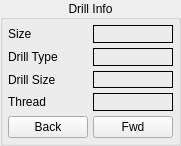
   <widget class="QGroupBox" name="gridGroupBox_5">
    <property name="geometry">
     <rect>
      <x>395</x>
      <y>100</y>
      <width>151</width>
      <height>146</height>
     </rect>
    </property>
    <property name="title">
     <string>Drill Info</string>
    </property>
    <property name="alignment">
     <set>Qt::AlignCenter</set>
    </property>
    <layout class="QGridLayout" name="gridLayout_8">
     <property name="leftMargin">
      <number>5</number>
     </property>
     <property name="topMargin">
      <number>5</number>
     </property>
     <property name="rightMargin">
      <number>5</number>
     </property>
     <property name="bottomMargin">
      <number>5</number>
     </property>
     <property name="spacing">
      <number>5</number>
     </property>
     <item row="4" column="0">
      <widget class="QPushButton" name="drillSizeBackBtn">
       <property name="text">
        <string>Back</string>
       </property>
      </widget>
     </item>
     <item row="2" column="1">
      <widget class="QLabel" name="drillSizeLbl">
       <property name="frameShape">
        <enum>QFrame::Box</enum>
       </property>
       <property name="text">
        <string/>
       </property>
       <property name="alignment">
        <set>Qt::AlignCenter</set>
       </property>
      </widget>
     </item>
     <item row="1" column="0">
      <widget class="QLabel" name="label_15">
       <property name="text">
        <string>Drill Type</string>
       </property>
      </widget>
     </item>
     <item row="2" column="0">
      <widget class="QLabel" name="label_12">
       <property name="text">
        <string>Drill Size</string>
       </property>
      </widget>
     </item>
     <item row="1" column="1">
      <widget class="QLabel" name="drillTypeLbl">
       <property name="frameShape">
        <enum>QFrame::Box</enum>
       </property>
       <property name="text">
        <string/>
       </property>
       <property name="alignment">
        <set>Qt::AlignCenter</set>
       </property>
      </widget>
     </item>
     <item row="3" column="0">
      <widget class="QLabel" name="label_16">
       <property name="text">
        <string>Thread</string>
       </property>
      </widget>
     </item>
     <item row="3" column="1">
      <widget class="QLabel" name="threadPercentLbl">
       <property name="frameShape">
        <enum>QFrame::Box</enum>
       </property>
       <property name="text">
        <string/>
       </property>
       <property name="alignment">
        <set>Qt::AlignCenter</set>
       </property>
      </widget>
     </item>
     <item row="4" column="1">
      <widget class="QPushButton" name="drillSizeFwdBtn">
       <property name="text">
        <string>Fwd</string>
       </property>
      </widget>
     </item>
     <item row="0" column="1">
      <widget class="QLabel" name="drillDiaLbl">
       <property name="frameShape">
        <enum>QFrame::Box</enum>
       </property>
       <property name="text">
        <string/>
       </property>
       <property name="alignment">
        <set>Qt::AlignCenter</set>
       </property>
      </widget>
     </item>
     <item row="0" column="0">
      <widget class="QLabel" name="label_26">
       <property name="text">
        <string>Size</string>
       </property>
      </widget>
     </item>
    </layout>
   </widget>
